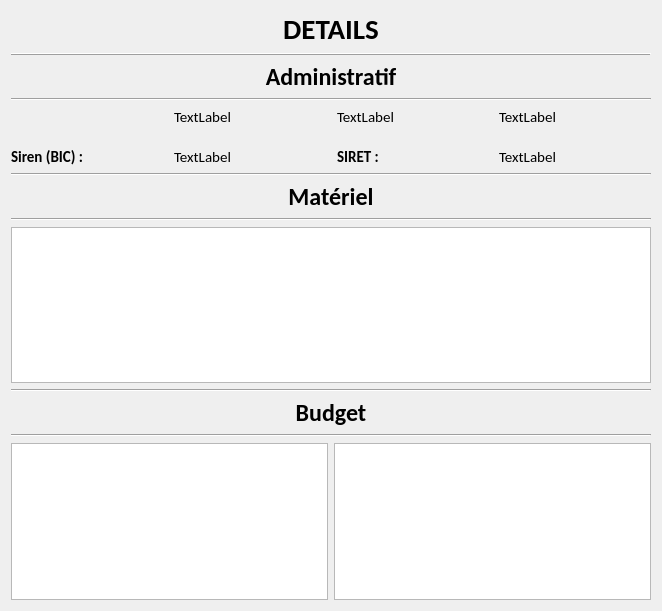
<?xml version="1.0" encoding="UTF-8"?>
<ui version="4.0">
 <class>VisuSite</class>
 <widget class="QDialog" name="VisuSite">
  <property name="geometry">
   <rect>
    <x>0</x>
    <y>0</y>
    <width>662</width>
    <height>611</height>
   </rect>
  </property>
  <property name="font">
   <font>
    <family>Calibri</family>
    <pointsize>11</pointsize>
   </font>
  </property>
  <property name="windowTitle">
   <string>DETAILS</string>
  </property>
  <layout class="QVBoxLayout" name="verticalLayout">
   <item>
    <layout class="QHBoxLayout" name="horizontalLayout">
     <item>
      <widget class="QLabel" name="nom">
       <property name="font">
        <font>
         <pointsize>22</pointsize>
         <weight>75</weight>
         <bold>true</bold>
        </font>
       </property>
       <property name="text">
        <string>DETAILS</string>
       </property>
       <property name="alignment">
        <set>Qt::AlignCenter</set>
       </property>
      </widget>
     </item>
    </layout>
   </item>
   <item>
    <widget class="Line" name="line">
     <property name="font">
      <font>
       <weight>75</weight>
       <bold>true</bold>
      </font>
     </property>
     <property name="frameShadow">
      <enum>QFrame::Raised</enum>
     </property>
     <property name="orientation">
      <enum>Qt::Horizontal</enum>
     </property>
    </widget>
   </item>
   <item>
    <layout class="QHBoxLayout" name="horizontalLayout_2">
     <item>
      <widget class="QLabel" name="label_charges_2">
       <property name="font">
        <font>
         <pointsize>18</pointsize>
         <weight>75</weight>
         <bold>true</bold>
        </font>
       </property>
       <property name="text">
        <string>Administratif</string>
       </property>
       <property name="alignment">
        <set>Qt::AlignCenter</set>
       </property>
      </widget>
     </item>
    </layout>
   </item>
   <item>
    <widget class="Line" name="line_2">
     <property name="orientation">
      <enum>Qt::Horizontal</enum>
     </property>
    </widget>
   </item>
   <item>
    <layout class="QGridLayout" name="gridLayout">
     <property name="horizontalSpacing">
      <number>11</number>
     </property>
     <property name="verticalSpacing">
      <number>20</number>
     </property>
     <item row="0" column="2">
      <widget class="QLabel" name="cp">
       <property name="text">
        <string>TextLabel</string>
       </property>
      </widget>
     </item>
     <item row="1" column="0">
      <widget class="QLabel" name="label_2">
       <property name="font">
        <font>
         <weight>75</weight>
         <bold>true</bold>
        </font>
       </property>
       <property name="text">
        <string>Siren (BIC) : </string>
       </property>
      </widget>
     </item>
     <item row="1" column="3">
      <widget class="QLabel" name="siret">
       <property name="text">
        <string>TextLabel</string>
       </property>
      </widget>
     </item>
     <item row="0" column="0">
      <widget class="QLabel" name="labelnom">
       <property name="font">
        <font>
         <weight>75</weight>
         <bold>true</bold>
        </font>
       </property>
       <property name="text">
        <string/>
       </property>
      </widget>
     </item>
     <item row="0" column="3">
      <widget class="QLabel" name="ville">
       <property name="text">
        <string>TextLabel</string>
       </property>
      </widget>
     </item>
     <item row="1" column="1">
      <widget class="QLabel" name="sirenBic">
       <property name="text">
        <string>TextLabel</string>
       </property>
      </widget>
     </item>
     <item row="1" column="2">
      <widget class="QLabel" name="label_4">
       <property name="font">
        <font>
         <weight>75</weight>
         <bold>true</bold>
        </font>
       </property>
       <property name="text">
        <string>SIRET : </string>
       </property>
      </widget>
     </item>
     <item row="0" column="1">
      <widget class="QLabel" name="adresse">
       <property name="text">
        <string>TextLabel</string>
       </property>
      </widget>
     </item>
    </layout>
   </item>
   <item>
    <widget class="Line" name="line_3">
     <property name="orientation">
      <enum>Qt::Horizontal</enum>
     </property>
    </widget>
   </item>
   <item>
    <layout class="QHBoxLayout" name="horizontalLayout_3">
     <item>
      <widget class="QLabel" name="label_charges_3">
       <property name="font">
        <font>
         <pointsize>18</pointsize>
         <weight>75</weight>
         <bold>true</bold>
        </font>
       </property>
       <property name="text">
        <string>Matériel</string>
       </property>
       <property name="alignment">
        <set>Qt::AlignCenter</set>
       </property>
      </widget>
     </item>
    </layout>
   </item>
   <item>
    <widget class="Line" name="line_4">
     <property name="orientation">
      <enum>Qt::Horizontal</enum>
     </property>
    </widget>
   </item>
   <item>
    <widget class="QTableView" name="materielView"/>
   </item>
   <item>
    <widget class="Line" name="line_5">
     <property name="orientation">
      <enum>Qt::Horizontal</enum>
     </property>
    </widget>
   </item>
   <item>
    <layout class="QHBoxLayout" name="horizontalLayout_4">
     <item>
      <widget class="QLabel" name="label_charges_4">
       <property name="font">
        <font>
         <pointsize>18</pointsize>
         <weight>75</weight>
         <bold>true</bold>
        </font>
       </property>
       <property name="text">
        <string>Budget</string>
       </property>
       <property name="alignment">
        <set>Qt::AlignCenter</set>
       </property>
      </widget>
     </item>
    </layout>
   </item>
   <item>
    <widget class="Line" name="line_6">
     <property name="orientation">
      <enum>Qt::Horizontal</enum>
     </property>
    </widget>
   </item>
   <item>
    <layout class="QHBoxLayout" name="horizontalLayout_5">
     <item>
      <widget class="QTableView" name="ffView"/>
     </item>
     <item>
      <widget class="QTableView" name="invView"/>
     </item>
    </layout>
   </item>
  </layout>
 </widget>
 <resources/>
 <connections/>
</ui>
